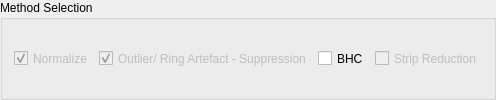
             <widget class="QGroupBox" name="groupBox_MethodSelection">
              <property name="sizePolicy">
               <sizepolicy hsizetype="MinimumExpanding" vsizetype="Fixed">
                <horstretch>0</horstretch>
                <verstretch>0</verstretch>
               </sizepolicy>
              </property>
              <property name="minimumSize">
               <size>
                <width>0</width>
                <height>50</height>
               </size>
              </property>
              <property name="title">
               <string>Method Selection</string>
              </property>
              <layout class="QHBoxLayout" name="horizontalLayout_3">
               <item>
                <widget class="QCheckBox" name="checkBox_Normalize">
                 <property name="enabled">
                  <bool>false</bool>
                 </property>
                 <property name="sizePolicy">
                  <sizepolicy hsizetype="MinimumExpanding" vsizetype="MinimumExpanding">
                   <horstretch>0</horstretch>
                   <verstretch>0</verstretch>
                  </sizepolicy>
                 </property>
                 <property name="text">
                  <string>Normalize</string>
                 </property>
                 <property name="checked">
                  <bool>true</bool>
                 </property>
                </widget>
               </item>
               <item>
                <widget class="QCheckBox" name="checkBox_OutlierSuppression">
                 <property name="enabled">
                  <bool>false</bool>
                 </property>
                 <property name="sizePolicy">
                  <sizepolicy hsizetype="MinimumExpanding" vsizetype="MinimumExpanding">
                   <horstretch>0</horstretch>
                   <verstretch>0</verstretch>
                  </sizepolicy>
                 </property>
                 <property name="text">
                  <string>Outlier/ Ring Artefact - Suppression</string>
                 </property>
                 <property name="checked">
                  <bool>true</bool>
                 </property>
                </widget>
               </item>
               <item>
                <widget class="QCheckBox" name="checkBox_BHC">
                 <property name="sizePolicy">
                  <sizepolicy hsizetype="MinimumExpanding" vsizetype="MinimumExpanding">
                   <horstretch>0</horstretch>
                   <verstretch>0</verstretch>
                  </sizepolicy>
                 </property>
                 <property name="text">
                  <string>BHC</string>
                 </property>
                </widget>
               </item>
               <item>
                <widget class="QCheckBox" name="checkBox_StripeReduction">
                 <property name="enabled">
                  <bool>false</bool>
                 </property>
                 <property name="sizePolicy">
                  <sizepolicy hsizetype="MinimumExpanding" vsizetype="MinimumExpanding">
                   <horstretch>0</horstretch>
                   <verstretch>0</verstretch>
                  </sizepolicy>
                 </property>
                 <property name="text">
                  <string>Strip Reduction</string>
                 </property>
                </widget>
               </item>
              </layout>
             </widget>
